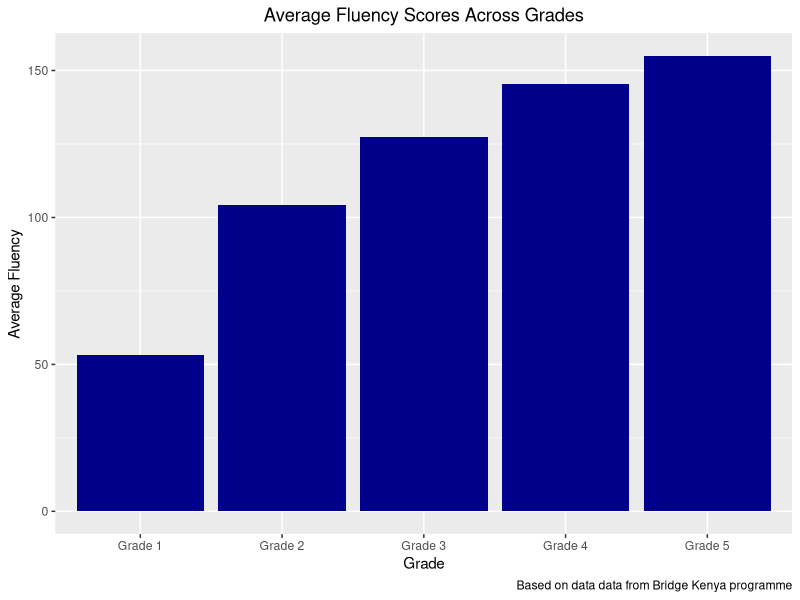
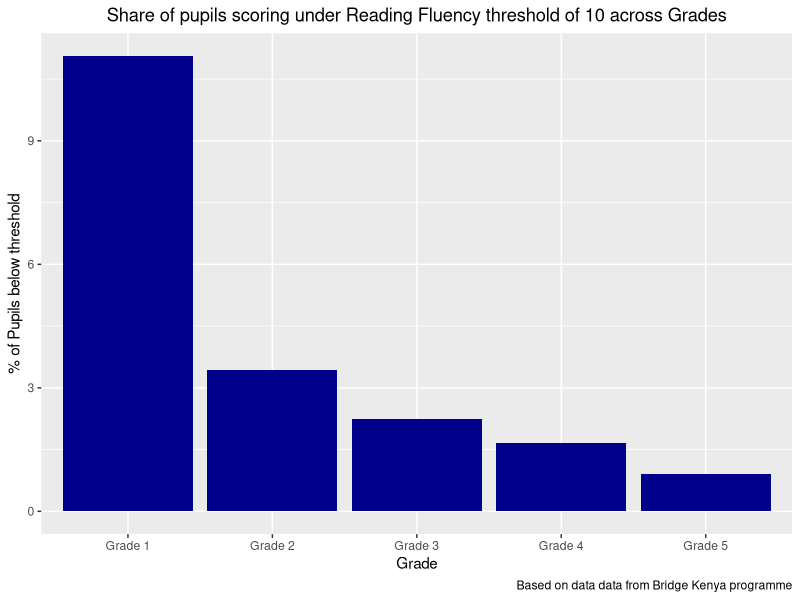

Generate these figures, in order, with R:
## ---- chunk 1
knitr::opts_chunk$set(echo = TRUE)
## ---- chunk 2
library(tidyverse)
library(readxl)
## ---- chunk 3
Lesson_completion <- read_excel("Lesson completion.xlsx")
head(Lesson_completion)
## ---- chunk 4
Pupil_attendance <- read_excel("Pupil attendance.xlsx")
head(Pupil_attendance)
## ---- chunk 5
Pupil_scores <- read_excel("Pupil scores.xlsx")
head(Pupil_scores)
## ---- chunk 6
School_information <- read_excel("School_information.xlsx")
head(School_information)
## ---- chunk 7
# Create a base file by reshaping the “Pupil scores” file so that each student only has one row in the data, with different columns for their scores in math, fluency, and Kiswahili
Pupil_scores <- Pupil_scores %>%
  pivot_wider(names_from = subject, values_from = score)
head(Pupil_scores)
## ---- chunk 8
# Merge Pupil_attendance file to the base file i.e, Pupil_scores file
pupil_df <- merge(Pupil_scores, Pupil_attendance, by = c("pupil_id", "school_id", "grade"))
head(pupil_df)
## ---- chunk 9
# Merge teacher's data
pupil_teacher_df <- merge(pupil_df, Lesson_completion, by = c("school_id", "grade"))
head(pupil_teacher_df)
## ---- chunk 10
#merge school information
pupil_teacher_school_df <- merge(pupil_teacher_df, School_information, by = "school_id")
head(pupil_teacher_school_df)
## ---- chunk 11
write.csv(pupil_teacher_school_df, file = "main_data.csv", row.names = FALSE)
## ---- chunk 12
# Network-Level Average Percent Pupils Present (All Pupils)
network_level_average_kpi <- round(sum(pupil_teacher_school_df$present_records)/sum(pupil_teacher_school_df$attendance_records), 2)
network_level_average_kpi
## ---- chunk 13
# School-Level Average Percent Pupils Present
school_level_average_kpi <- pupil_teacher_school_df %>%
  select(school_id, present_records, attendance_records) %>%
  group_by(school_id) %>%
  summarise(total_present = sum(present_records), total_records = sum(attendance_records)) %>%
  mutate(school_kpi = round(total_present/total_records, 2)) %>%
  summarise(round(mean(school_kpi), 2))
school_level_average_kpi
## ---- chunk 14
# The way we interpret the KPI shifts with these two approaches due to their scope. When we calculate the network-level average, we're looking at the big picture, assessing how well the entire network (Bridge Kenya programme) is performing by considering all pupils across all schools. On the other hand, the school-level average narrows our focus to individual school performance, helping us pinpoint differences between schools. In this case it doesn't matter much because we get the same values for the KPIs through both approaches when rounded to two decimal places. However, it would matter when there is more heterogeneity across schools in terms of attendance rate and number of pupils. If there is more variation in attendance rate across schools and number of pupils, merely calculating percentage for each school and creating a simple average at the school-level would give the same weightage to each scool regardless of the number of pupils in that school, hence the value will deviate from the network-level average. The choice between these approaches hinges on the specific analysis or decision-making context. The network-level approach would one be more appropriate when we want to gauge the overall network performance, whereas the school-level approach is valuable for recognizing variations and addressing specific issues within each school. Ultimately, the choice depends on the specific objectives of the analysis or decision-making process.
## ---- chunk 15
pupil_teacher_school_df %>%
  select(grade, Fluency) %>%
  group_by(grade) %>%
  summarise(mean(Fluency, na.rm = TRUE))
## ---- chunk 16
pupil_teacher_school_df %>%
  select(grade, Fluency) %>%
  group_by(grade) %>%
  summarise(avg_fluency = mean(Fluency, na.rm = TRUE)) %>%
  ggplot(aes(x = grade, y=avg_fluency))+
  geom_col(fill= "dark blue")+
  labs(title = "Average Fluency Scores Across Grades",
       x = "Grade",
       y = "Average Fluency",
       caption = "Based on data data from Bridge Kenya programme")+
  theme(plot.title = element_text(hjust = 0.5))
## ---- chunk 17
pupil_teacher_school_df %>%
  select(region, Fluency) %>%
  group_by(region) %>%
  summarise(avg_fluency = mean(Fluency, na.rm = TRUE)) %>%
  filter(avg_fluency == max(avg_fluency, na.rm=TRUE) | avg_fluency == min(avg_fluency, na.rm=TRUE))
## ---- chunk 18
pupil_teacher_school_df$not_fluent <- ifelse(pupil_teacher_school_df$Fluency <=10, 1, 0)

pupil_teacher_school_df %>%
  select(grade, not_fluent) %>%
  group_by(grade) %>%
  summarise(proportion_not_fluent = mean(not_fluent, na.rm = TRUE)) %>%
  ggplot(aes(x = grade, y=proportion_not_fluent*100))+
  geom_col(fill= "dark blue")+
  labs(title = "Share of pupils scoring under Reading Fluency threshold of 10 across Grades",
       x = "Grade",
       y = "% of Pupils below threshold",
       caption = "Based on data data from Bridge Kenya programme")+
  theme(plot.title = element_text(hjust = 0.5))
## ---- chunk 19
pupil_teacher_school_df %>%
  filter(grade == "Grade 3") %>%
  select(school_id, not_fluent) %>%
  group_by(school_id) %>%
  summarise(proportion_not_fluent = mean(not_fluent, na.rm = TRUE)) %>%
  filter(proportion_not_fluent == max(proportion_not_fluent, na.rm=TRUE))
## ---- chunk 20
# Create a column for attendance performance at the student level
pupil_teacher_school_df$student_attendance_score <- 100*(pupil_teacher_school_df$present_records/pupil_teacher_school_df$attendance_records)

# The column for Math, Kiswahili and lesson completion rate currently have values between 0 and 1. Let's multiple them by 100 to show them in percentage form 

pupil_teacher_school_df$Math <- pupil_teacher_school_df$Math*100
pupil_teacher_school_df$Kiswahili <- pupil_teacher_school_df$Kiswahili*100
pupil_teacher_school_df$lesson_completion_rate <- pupil_teacher_school_df$lesson_completion_rate*100
## ---- chunk 21
summary(lm(Math ~ tutoring_program, data = pupil_teacher_school_df))
## ---- chunk 22
summary(lm(Kiswahili ~ tutoring_program, data = pupil_teacher_school_df))
## ---- chunk 23
summary(lm(Fluency ~ tutoring_program, data = pupil_teacher_school_df))
## ---- chunk 24
summary(lm(student_attendance_score ~ tutoring_program, data = pupil_teacher_school_df))
## ---- chunk 25
# By running simple linear regression with Math, Kiswahili, Fluency, and Attendance score as the dependent variable and tutoring program as the independent variable we saw that tutoring program has a statistically significant positive effect on students' test scores in Math, Kiswahili, Fluency, and attendance on average. The results are highly statistically significant even at a significance level as low as 0.001.
## ---- chunk 26
# If teachers in schools that received tutoring indeed felt more motivated and were completing their lessons at a faster pace then tutoring program also has an effect on teachers completion rate. In that case teacher's lesson completion rate would be a confounding variable that also effects the outcome variable and is being effected by the treatment variable (tutoring program). If this is true, omitting teachers lesson completion rate from the regressions would make the results biased as the effects of teachers' higher lesson completion rate would also be wrongly attributed to the tutoring program.
#Let's first run a diagnostic regression regression of teachers lesson completion rate on tutoring program to see if there is any effect of tutoring program on lesson completion rate. Then, we will modify the above regressions by controlling for the effects of lesson completion rate by including this variable in our regression analysis as a covariate.
## ---- chunk 27
summary(lm(lesson_completion_rate ~ tutoring_program, data = pupil_teacher_school_df))
## ---- chunk 28
# In the above regression results, we see that tutoring program does not have a statistically significant effect on lesson completion rate. This suggests that it is not a significant confounder. However, it might be confounding in combination with the tutoring program variable so we should still use it as a control variable. Below, we control for lesson_completion_rate to see if the results of regression vary from the above ones.
## ---- chunk 29
summary(lm(Math ~ tutoring_program+lesson_completion_rate, data = pupil_teacher_school_df))
## ---- chunk 30
summary(lm(Kiswahili ~ tutoring_program+lesson_completion_rate, data = pupil_teacher_school_df))
## ---- chunk 31
summary(lm(Fluency ~ tutoring_program+lesson_completion_rate, data = pupil_teacher_school_df))
## ---- chunk 32
summary(lm(student_attendance_score ~ tutoring_program+lesson_completion_rate, data = pupil_teacher_school_df))
## ---- chunk 33
# By including lesson completion rate variable in our regression analysis as a covariate, we saw that the coefficients for tutoring program in all of the four regressions remained almost the same as before and were not effected much. Although we do see a statistically significant effect of lesson completion rate on students performance and attendance, this variable is independently assocaited with the outcome variables and does not mediate the effects of the tutoring program.
# The hypothesis that the effects that we saw are not (solely) due to the tutoring program, but also due to the higher lesson completion rate does not hold up in the data.
